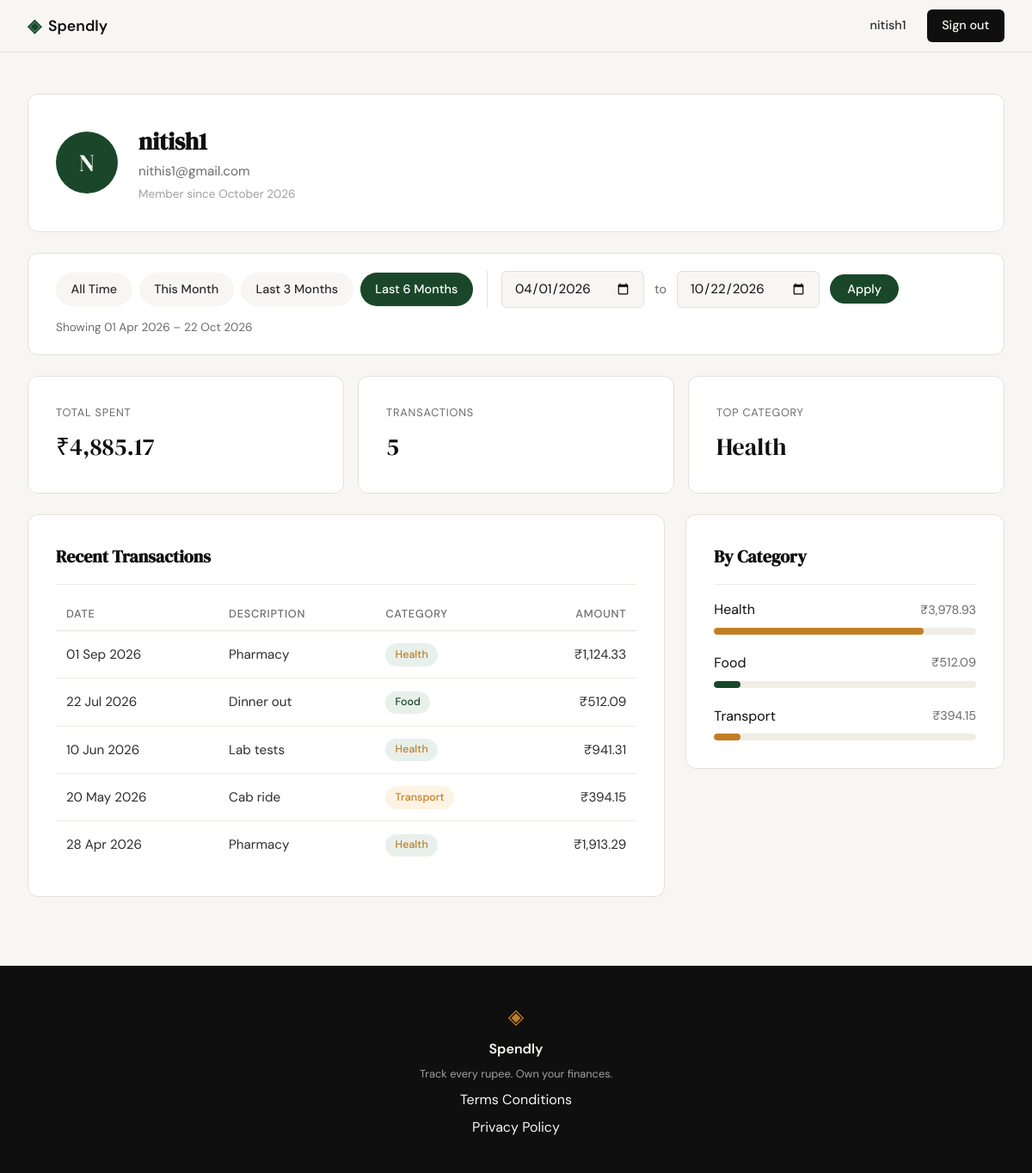
/profile?start_date=2026-04-01&end_date=2026-10-22 (signed in), run on the app's committed database.
### tables this page shows
CREATE TABLE users (
                id            INTEGER PRIMARY KEY AUTOINCREMENT,
                name          TEXT NOT NULL,
                email         TEXT NOT NULL UNIQUE,
                password_hash TEXT NOT NULL,
                created_at    TEXT DEFAULT (datetime('now'))
            );

CREATE TABLE expenses (
                id          INTEGER PRIMARY KEY AUTOINCREMENT,
                user_id     INTEGER NOT NULL REFERENCES users(id),
                amount      REAL NOT NULL,
                category    TEXT NOT NULL,
                date        TEXT NOT NULL,
                description TEXT,
                created_at  TEXT DEFAULT (datetime('now'))
            );

### app.py (the view)
@app.route("/profile")
def profile():
    if not _is_signed_in():
        return redirect(url_for("login"))
    user = get_user_by_id(session["user_id"])
    start_date, end_date, date_error = _parse_date_range(request.args)
    transactions = [
        {
            "date": row["date"],
            "date_label": _format_date(row["date"]),
            "description": row["description"] or "",
            "category": row["category"],
            "amount": row["amount"],
            "badge_class": f"badge-{row['category'].lower()}",
        }
        for row in get_recent_expenses(
            user["id"], start_date=start_date, end_date=end_date
        )
    ]
    category_rows = get_category_totals(user["id"], start_date, end_date)
    grand_total = sum(row["total"] for row in category_rows)
    breakdown = [
        {
            "name": row["category"],
            "amount": row["total"],
            "bar_class": f"bar-w-{round(row['total'] / grand_total * 100 / 5) * 5}",
            "color_class": f"fill-{row['category'].lower()}",
        }
        for row in category_rows
    ] if grand_total else []
    summary = get_expense_summary(user["id"], start_date, end_date)
    stats = {
        "total_spent": summary["total_spent"],
        "count": summary["count"],
        "top_category": breakdown[0]["name"] if breakdown else "—",
    }
    initials = "".join(word[0] for word in user["name"].split()[:2]).upper() or "?"
    return render_template(
        "profile.html",
        initials=initials,
        member_since=_format_member_since(user["created_at"]),
        stats=stats,
        transactions=transactions,
        breakdown=breakdown,
        start_date=start_date,
        end_date=end_date,
        date_error=date_error,
        range_label=_range_label(start_date, end_date),
        presets=_filter_presets(start_date, end_date),
        is_filtered=bool(start_date or end_date),
    )

### app.py (called while the page is built)
@app.context_processor
def inject_current_user():
    user_id = session.get("user_id")
    return {"current_user": get_user_by_id(user_id) if user_id else None}

def _is_signed_in():
    user_id = session.get("user_id")
    return bool(user_id and get_user_by_id(user_id))

def _format_member_since(raw):
    try:
        return datetime.strptime(raw[:10], "%Y-%m-%d").strftime("%B %Y")
    except (TypeError, ValueError):
        return ""

def _format_date(raw):
    try:
        return datetime.strptime(raw[:10], "%Y-%m-%d").strftime("%d %b %Y")
    except (TypeError, ValueError):
        return raw or ""

def _parse_date_bound(raw):
    raw = (raw or "").strip()
    if not raw:
        return None, False
    try:
        return datetime.strptime(raw, "%Y-%m-%d").strftime("%Y-%m-%d"), False
    except ValueError:
        return None, True

def _parse_date_range(args):
    start, start_bad = _parse_date_bound(args.get("start_date"))
    end, end_bad = _parse_date_bound(args.get("end_date"))
    if start_bad or end_bad:
        return start, end, "Please enter dates in YYYY-MM-DD format."
    if start and end and start > end:
        return None, None, "Start date must be on or before the end date."
    return start, end, None

def _months_back_start(today, months):
    index = today.year * 12 + today.month - 1 - months
    return today.replace(year=index // 12, month=index % 12 + 1, day=1)

def _filter_presets(start, end):
    today = date.today()
    end_iso = today.isoformat()
    presets = [
        ("All Time", None, None),
        ("This Month", today.replace(day=1).isoformat(), end_iso),
        ("Last 3 Months", _months_back_start(today, 3).isoformat(), end_iso),
        ("Last 6 Months", _months_back_start(today, 6).isoformat(), end_iso),
    ]
    return [
        {
            "label": label,
            "start": p_start,
            "end": p_end,
            "active": (p_start, p_end) == (start, end),
        }
        for label, p_start, p_end in presets
    ]

def _range_label(start, end):
    if start and end:
        return f"Showing {_format_date(start)} – {_format_date(end)}"
    if start:
        return f"Showing from {_format_date(start)}"
    if end:
        return f"Showing up to {_format_date(end)}"
    return None

### database/db.py (called while the page is built)
def get_db():
    conn = sqlite3.connect(DB_PATH)
    conn.row_factory = sqlite3.Row
    conn.execute("PRAGMA foreign_keys = ON")
    return conn

### templates/profile.html (shortened to what this page needs)
{% extends "base.html" %}
{% block content %}
<section class="profile-page">
    <div class="profile-inner">
        <section class="profile-card">
            <div class="profile-avatar" aria-hidden="true">{{ initials }}</div>
            <div>
                <h1 class="profile-name">{{ current_user["name"] }}</h1>
                <p class="profile-email">{{ current_user["email"] }}</p>
                {% if member_since %}
                <p class="profile-since">Member since {{ member_since }}</p>
                {% endif %}
            </div>
        </section>
        <section class="filter-card" aria-label="Filter by date">
            <div class="filter-bar">
                <nav class="filter-presets" aria-label="Quick ranges">
                    {% for preset in presets %}
                    <a class="filter-pill{% if preset.active %} is-active{% endif %}"
                       href="{% if preset.start %}{{ url_for('profile', start_date=preset.start, end_date=preset.end) }}{% else %}{{ url_for('profile') }}{% endif %}"
                       {% if preset.active %}aria-current="true"{% endif %}>{{ preset.label }}</a>
                    {% endfor %}
                </nav>
                <form method="get" action="{{ url_for('profile') }}" class="filter-form">
                    <input type="date" id="start_date" name="start_date" class="form-input" aria-label="From date" value="{{ start_date or '' }}">
                    <span class="filter-sep">to</span>
                    <input type="date" id="end_date" name="end_date" class="form-input" aria-label="To date" value="{{ end_date or '' }}">
                    <button type="submit" class="filter-apply">Apply</button>
                </form>
            </div>
            {% if range_label %}
            <p class="filter-label">{{ range_label }}</p>
            {% endif %}
        </section>
        <section class="profile-stats" aria-label="Summary">
            <div class="stat-card">
                <span class="stat-label">Total spent</span>
                <span class="stat-value">₹{{ "{:,.2f}".format(stats.total_spent) }}</span>
            </div>
            <div class="stat-card">
                <span class="stat-label">Transactions</span>
                <span class="stat-value">{{ stats.count }}</span>
            </div>
            <div class="stat-card">
                <span class="stat-label">Top category</span>
                <span class="stat-value">{{ stats.top_category }}</span>
            </div>
        </section>
        <div class="profile-columns">
        <section class="profile-section">
            <h2 class="profile-section-title">Recent Transactions</h2>
            <div class="tx-table-wrap">
                <table class="tx-table">
                    <thead>
                        <tr>
                            <th scope="col">Date</th>
                            <th scope="col">Description</th>
                            <th scope="col">Category</th>
                            <th scope="col" class="tx-amount">Amount</th>
                        </tr>
                    </thead>
                    <tbody>
                        {% for tx in transactions %}
                        <tr>
                            <td>{{ tx.date_label }}</td>
                            <td>{{ tx.description }}</td>
                            <td><span class="badge {{ tx.badge_class }}">{{ tx.category }}</span></td>
                            <td class="tx-amount">₹{{ "{:,.2f}".format(tx.amount) }}</td>
                        </tr>
                        {% else %}
                        <tr>
                            <td colspan="4">{% if is_filtered %}No transactions in this range.{% else %}No expenses yet.{% endif %}</td>
                        </tr>
                        {% endfor %}
                    </tbody>
                </table>
            </div>
        </section>
        <section class="profile-section">
            <h2 class="profile-section-title">By Category</h2>
            <div class="breakdown">
                {% for item in breakdown %}
                <div class="breakdown-item">
                    <div class="breakdown-meta">
                        <span>{{ item.name }}</span>
                        <span class="breakdown-total">₹{{ "{:,.2f}".format(item.amount) }}</span>
                    </div>
                    <div class="breakdown-track" aria-hidden="true">
                        <div class="breakdown-fill {{ item.bar_class }} {{ item.color_class }}"></div>
                    </div>
                </div>
                {% else %}
                <p>{% if is_filtered %}No expenses in this range.{% else %}No expenses yet.{% endif %}</p>
                {% endfor %}
            </div>
        </section>
        </div>
    </div>
</section>
{% endblock %}

### templates/base.html (shortened to what this page needs)
<!DOCTYPE html>
<html lang="en">
<head>
    <link rel="stylesheet" href="{{ url_for('static', filename='css/style.css') }}">
</head>
<body>
    <nav class="navbar">
        <div class="nav-inner">
            <a href="{{ url_for('landing') }}" class="nav-brand">
                <span class="brand-icon">◈</span>
                <span class="brand-name">Spendly</span>
            </a>
            <div class="nav-links">
                {% if current_user %}
                <a href="{{ url_for('profile') }}" class="nav-user">{{ current_user["name"] }}</a>
                <a href="{{ url_for('logout') }}" class="nav-cta">Sign out</a>
                {% else %}
                <a href="{{ url_for('login') }}">Sign in</a>
                <a href="{{ url_for('register') }}" class="nav-cta">Get started</a>
                {% endif %}
            </div>
        </div>
    </nav>
    <main class="main-content">
        {% block content %}{% endblock %}
    </main>
    <footer class="footer">
        <div class="footer-inner">
            <span class="brand-icon">◈</span>
            <span class="footer-name">Spendly</span>
            <p class="footer-copy">Track every rupee. Own your finances.</p>
            <a href="{{ url_for('terms') }}">Terms Conditions</a>
            <a href="{{ url_for('privacy') }}">Privacy Policy</a>
        </div>
    </footer>
</body>
</html>

### data on the page
users: name "nitish1", email "nithis1@gmail.com"
expenses: date_label "01 Sep 2026", description "Pharmacy", category "Health", amount "1,124.33"
expenses: date_label "22 Jul 2026", description "Dinner out", category "Food", amount "512.09", name "Food"
expenses: date_label "10 Jun 2026", description "Lab tests", category "Health", amount "941.31"
expenses: date_label "20 May 2026", description "Cab ride", category "Transport", amount "394.15", name "Transport"
expenses: date_label "28 Apr 2026", description "Pharmacy", category "Health", amount "1,913.29"

### other printed values
{{ initials }} "N"
{{ member_since }} "October 2026"
{{ preset.label }} "All Time" "This Month" "Last 3 Months" "Last 6 Months"
{{ range_label }} "Showing 01 Apr 2026 – 22 Oct 2026"
{{ "{:,.2f}".format(stats.total_spent) }} "4,885.17"
{{ stats.count }} "5"
{{ stats.top_category }} "Health"
{{ item.name }} "Health"
{{ "{:,.2f}".format(item.amount) }} "3,978.93"
